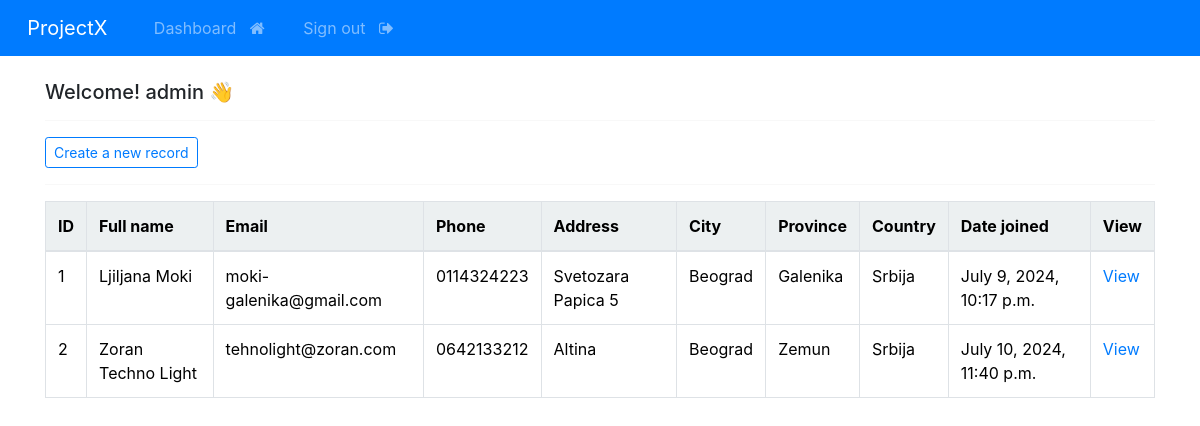
The app's page /dashboard (signed in), older data.
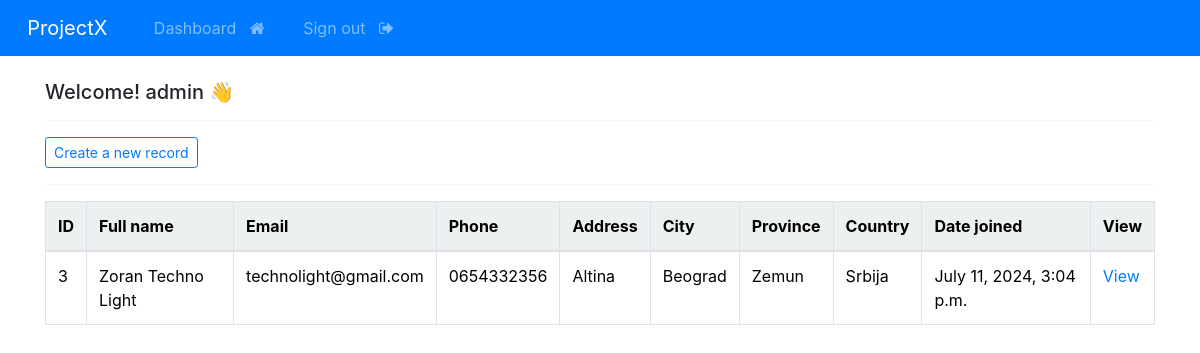
The same page, newer data.
### webapp/models.py (models this page shows, shortened)
class Record(models.Model):
    creation_date = models.DateTimeField(auto_now_add=True)
    first_name = models.CharField(max_length=100)
    last_name = models.CharField(max_length=100)
    email = models.CharField(max_length=255)
    phone = models.CharField(max_length=20)
    address = models.CharField(max_length=300)
    city = models.CharField(max_length=255)
    province = models.CharField(max_length=200)
    country = models.CharField(max_length=125)

### webapp/views.py (the view)
# urls.py: path('dashboard', views.dashboard, name="dashboard"),
@login_required(login_url='my-login')
def dashboard(request):
    my_records = Record.objects.all()
    return render(request, 'webapp/dashboard.html', {'records': my_records})

### webapp/templates/webapp/dashboard.html
{% extends 'webapp/base.html' %}
{% block content %}
<body>
    <h5> Welcome! {{user}} 👋 </h5>
    <hr>
    <a class="btn btn-outline-primary btn-sm" href="{% url 'create-record' %}">
	Create a new record
    </a>
    <hr>
    <table class="table table-hover table-bordered">
	<thead class="table-light">
    	    <tr>
	    	<th scope="col"> ID </th>
	    	<th scope="col"> Full name </th>
	    	<th scope="col"> Email </th>
	    	<th scope="col"> Phone </th>
	    	<th scope="col"> Address </th>
	    	<th scope="col"> City </th>
	    	<th scope="col"> Province </th>
	    	<th scope="col"> Country </th>
		<th scope="col"> Date joined </th>
	    	<th scope="col"> View </th>
	    </tr>
	</thead>
	<tbody>
	{% if records %}
	    {% for record in records %}
    	    <tr>
	    	<td> {{ record.id }} </td>
	    	<td> {{ record.first_name }} {{ record.last_name }} </td>
	    	<td> {{ record.email }} </td>
	    	<td> {{ record.phone }} </td>
	    	<td> {{ record.address }} </td>
	    	<td> {{ record.city }} </td>
	    	<td> {{ record.province }} </td>
	    	<td> {{ record.country }} </td>
			<td> {{ record.creation_date }} </td>
			<td> <a href="{% url 'record' record.id %}"> View </a> </td>
	    </tr>
	    {% endfor %}
	{% endif %}
	</tbody>
    </table>
</body>
{% endblock %}

### webapp/templates/webapp/base.html (shortened to what this page needs)
{% load static %}
<!DOCTYPE html>
<html lang="en">
<head>
    <link href="https://bootswatch.com/5/flatly/bootstrap.min.css" rel="stylesheet" type="text/css">
    <link rel="stylesheet" href="https://cdn.jsdelivr.net/npm/bootstrap@4.0.0/dist/css/bootstrap.min.css">
    <link href="{% static '/css/styles.css' %}" rel="stylesheet" type="text/css">
    <link rel="stylesheet" href="https://cdnjs.cloudflare.com/ajax/libs/font-awesome/4.7.0/css/font-awesome.min.css">
</head>
<body>
    {% include 'webapp/navbar.html' %}
    <div class="container">
        <br>
        {% block content %}
        {% endblock %}
    </div>
</body>
</html>

### webapp/templates/webapp/navbar.html (shortened to what this page needs)
<nav class="navbar navbar-expand-lg navbar-dark bg-primary justify-content-center">
  <a class="navbar-brand main-heading" href="{% url '' %}">
    &nbsp; ProjectX
  </a>
    <div class="collapse navbar-collapse text-center" id="navbarNavDropdown">
      <ul class="navbar-nav mr-auto">
        {% if user.is_authenticated %}
          <li class="nav-item">
            <a class="nav-link" href="{% url 'dashboard' %}">Dashboard &nbsp; <i class="fa fa-home" aria-hidden="true"></i> </a>
          </li>
          <li class="nav-item">
            <a class="nav-link" href="{% url 'user-logout' %}">Sign out &nbsp; <i class="fa fa-sign-out" aria-hidden="true"></i> </a>
          </li>
      </ul>
      {% endif %}
    </div>
</nav>

Row changes from the older to the newer data that the page shows:
removed Record: id "1", first_name "Ljiljana", last_name "Moki", email "moki-galenika@gmail.com", phone "0114324223", address "Svetozara Papica 5", city "Beograd", province "Galenika", country "Srbija", creation_date "July 9, 2024, 10:17 p.m."
removed Record: id "2", first_name "Zoran Techno", last_name "Light", email "tehnolight@zoran.com", phone "0642133212", address "Altina", city "Beograd", province "Zemun", country "Srbija", creation_date "July 10, 2024, 11:40 p.m."
added Record: id "3", first_name "Zoran", last_name "Techno Light", email "technolight@gmail.com", phone "0654332356", address "Altina", city "Beograd", province "Zemun", country "Srbija", creation_date "July 11, 2024, 3:04 p.m."
